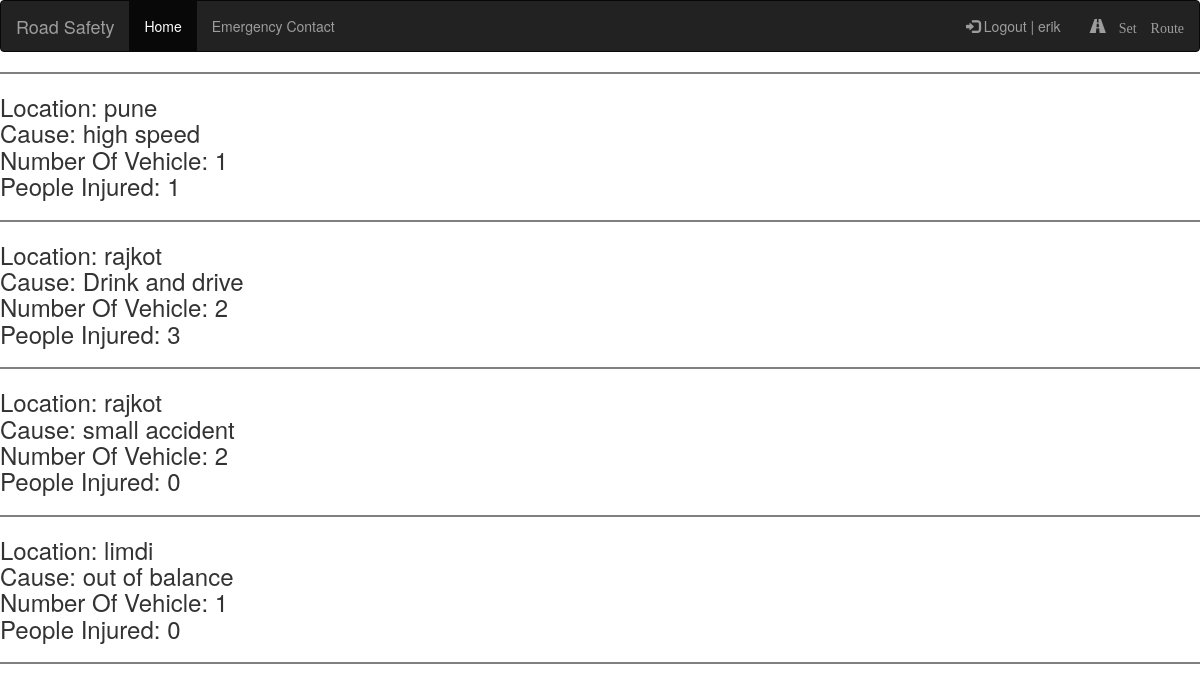
The page / (signed in) on the database its author committed.
### core/models.py (models this page shows, shortened)
class AccidentDetail(models.Model):
	site = models.CharField(max_length=50)
	date_time = models.DateTimeField()
	cause = models.CharField(max_length=50)
	number_of_vehicle = models.IntegerField()
	people_injured = models.IntegerField()

### core/views.py (the view)
# urls.py: path("", views.index, name="home"),
@login_required(login_url='/login')
def index(request):
	try:
		user = UserRoute.objects.get(user=request.user)
		start_acc_data = AccidentDetail.objects.filter(site=user.start)
		way = AccidentDetail.objects.filter(site=user.landmark1)
		dest_acc_data = AccidentDetail.objects.filter(site=user.destination)
		context = {'start': start_acc_data, 'dest_data': dest_acc_data, 'way': way}
	except:
		a = None
		context = {'start': a, 'dest_data': a, 'way': a}
	return render(request, 'core/index.html', context=context)

### core/templates/core/index.html (shortened to what this page needs)
{% extends 'core/base.html' %}
{% block content %}
{% for data in start %}
<hr style="height:2px;border-width:0;color:gray;background-color:gray">
        <h3>
            Location: {{data.site}} <br>
            Cause: {{data.cause}} <br>
            Number Of Vehicle: {{data.number_of_vehicle}} <br>
            People Injured: {{data.people_injured}}
        </h3>
    {% endfor %}
    {% for data in dest_data %}
    <hr style="height:2px;border-width:0;color:gray;background-color:gray">
    <h3>
            Location: {{data.site}} <br>
            Cause: {{data.cause}} <br>
            Number Of Vehicle: {{data.number_of_vehicle}} <br>
            People Injured: {{data.people_injured}}
        </h3>
    {% endfor %}
    {% for data in way %}
    <hr style="height:2px;border-width:0;color:gray;background-color:gray">
    <h3>
            Location: {{data.site}} <br>
            Cause: {{data.cause}} <br>
            Number Of Vehicle: {{data.number_of_vehicle}} <br>
            People Injured: {{data.people_injured}}
        </h3>
    {% endfor %}
<hr style="height:2px;border-width:0;color:gray;background-color:gray">
{% endblock content %}

### core/templates/core/base.html (shortened to what this page needs)
<!DOCTYPE html>
<html lang="en">
<head>
    <link rel="stylesheet" href="https://maxcdn.bootstrapcdn.com/bootstrap/3.4.1/css/bootstrap.min.css">
</head>
<body>
    <nav class="navbar navbar-inverse">
        <div class="container-fluid">
            <div class="navbar-header">
            <a class="navbar-brand" href="{% url 'home' %}">Road Safety</a>
            </div>
            <ul class="nav navbar-nav">
                <li class="active"><a href="{% url 'home' %}">Home</a></li>
                <li><a href="{% url 'emergency-contact' %}">Emergency Contact</a></li>
            </ul>
            <ul class="nav navbar-nav navbar-right">
                {% if user.is_authenticated %}
                    <li><a href="{% url 'logout' %}"><span class="glyphicon glyphicon-log-in"></span> Logout | {{user.username}}</a></li>
                    <li><a href="{% url 'route-form' %}"><span class="glyphicon glyphicon-road"> Set Route</span></a></li>
                {% else %}
                    <li><a href="{% url 'sign-up' %}"><span class="glyphicon glyphicon-user"></span> Sign Up</a></li>
                    <li><a href="{% url 'login' %}"><span class="glyphicon glyphicon-log-in"></span> login</a></li>
                {% endif %}
            </ul>
        </div>
    </nav>
    {% block content%}
    {% endblock content%}
</body>
</html>

### rows shown on the page
AccidentDetail: site "pune", cause "high speed", number_of_vehicle "1", people_injured "1"
AccidentDetail: site "rajkot", cause "Drink and drive", number_of_vehicle "2", people_injured "3"
AccidentDetail: site "rajkot", cause "small accident", number_of_vehicle "2", people_injured "0"
AccidentDetail: site "limdi", cause "out of balance", number_of_vehicle "1", people_injured "0"

### other values the page prints
{{ user.username }} "erik"
